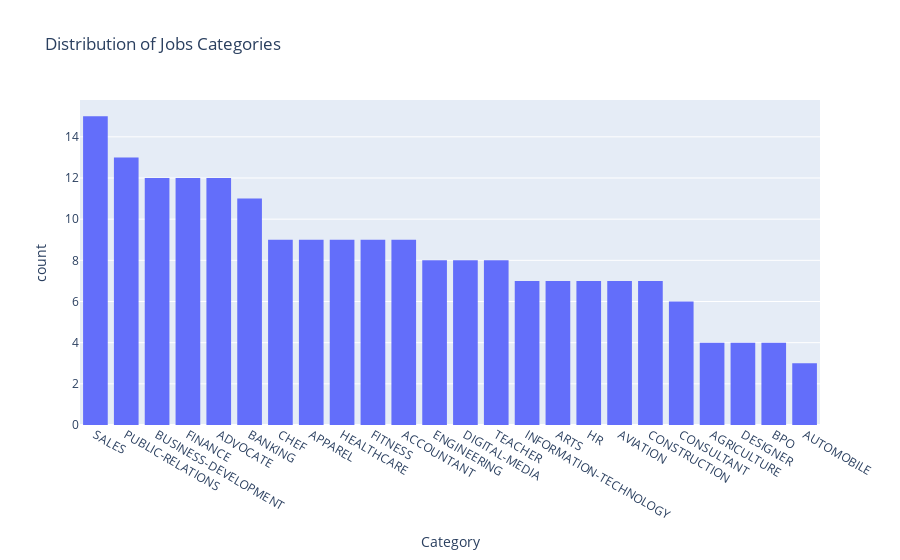

Write notebook code for a chart like this one.
### Code cell
fig = px.histogram(
    data, x="Category", title="Distribution of Jobs Categories"
).update_xaxes(categoryorder="total descending")
fig.show()

### Figure 1 — Plotly figure (JSON) as saved in the notebook; plotly's stock layout.template omitted (floating-point values rounded to 4 significant figures; data arrays with more than 128 entries replaced by an {"elided": "..."} marker saying what was removed)
{"data": [{"alignmentgroup": "True", "bingroup": "x", "hovertemplate": "Category=%{x}<br>count=%{y}<extra></extra>", "legendgroup": "", "marker": {"color": "#636efa", "pattern": {"shape": ""}}, "name": "", "offsetgroup": "", "orientation": "v", "showlegend": false, "type": "histogram", "x": {"elided": "200 str values"}, "xaxis": "x", "yaxis": "y"}], "layout": {"barmode": "relative", "legend": {"tracegroupgap": 0}, "title": {"text": "Distribution of Jobs Categories"}, "xaxis": {"anchor": "y", "categoryorder": "total descending", "domain": [0, 1], "title": {"text": "Category"}}, "yaxis": {"anchor": "x", "domain": [0, 1], "title": {"text": "count"}}}}
